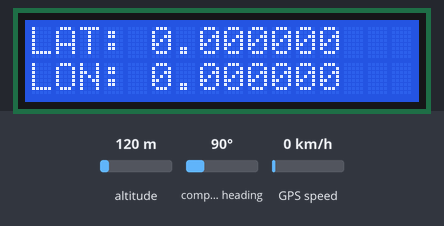
Simulated run of this sketch. Board: ESP32. Parts: 16×2 character LCD. The test bench sets the inputs (shaded band); at power-on: altitude 120 m, GPS speed 0 km/h, compass heading 90°. The GPS gets a fix after 3 s at 37.7749, -122.4194 with 8 satellites; what the sketch prints to the serial monitor is not drawn.

Above: at 3.2 s.
3.3 s: altitude set to 20 m
At 16.4 s:
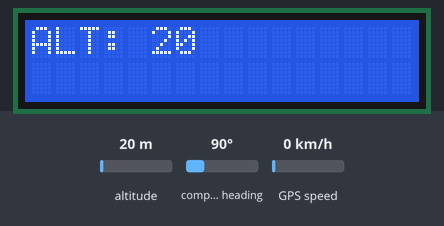
16.7 s: GPS speed set to 2 km/h
At 22.7 s:
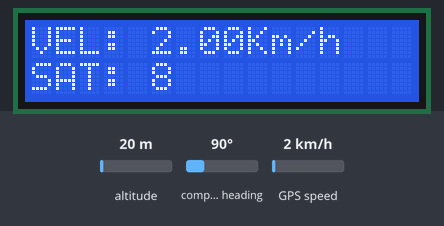
25.8 s: altitude set to 250 m
At 33.7 s:
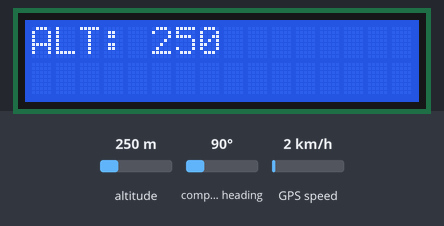
36.9 s: GPS speed set to 30 km/h
At 41.0 s:
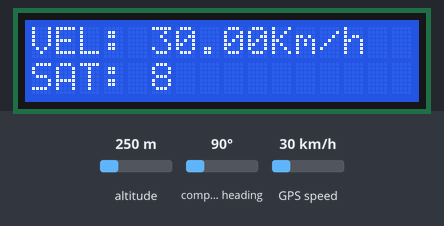
Timing chart, 0 to 42.5 s (numbered marks = the images above; inputs shaded):
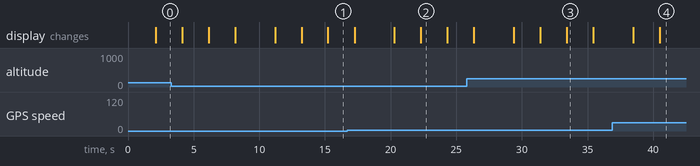

Measured:
- what the display in image 2 shows lasts 2.0 s, from 22.3 s to 24.3 s

The sketch:

gps.ino
```cpp
#include <Wire.h>
#include <LiquidCrystal_I2C.h>
#include <TinyGPS++.h>

#define RXD2 16
#define TXD2 17
HardwareSerial neogps(1);
char   datoCmd = 0;

#define NMEA 0
#define I2C_ADDR    0x27
LiquidCrystal_I2C lcd(I2C_ADDR, 2, 1, 0, 4, 5, 6, 7);

TinyGPSPlus gps;

//------------------------------------------------------------------------------------------------------------------------------------------

void setup()
{
  Serial.begin(115200);
  neogps.begin(9600, SERIAL_8N1, RXD2, TXD2);
  lcd.begin (16,2);                 // inicializar lcd
  lcd.setBacklightPin(3,POSITIVE);  // Backlight OFF
  lcd.setBacklight(HIGH);           // Backlight ON
  lcd.clear();
  lcd.print(" PICAIO VIDEOS");
  delay(2000);

}

//------------------------------------------------------------------------------------------------------------------------------------------

void loop()
{

visualizacion_lcd ();
if (NMEA)
 {
    while (neogps.available())
    {
     datoCmd  = (char)neogps.read();
     Serial.print (datoCmd );
    }
 }

else
 {
  boolean newData = false;
  for (unsigned long start = millis(); millis() - start < 1000;)
  {
    while (neogps.available())
    {
      if (gps.encode(neogps.read()))
      {
        newData = true;
      }
    }
  }

  if(newData == true)
  {
    newData = false;
    Serial.println(gps.satellites.value());
    Visualizacion_Serial();
  }
  else
  {

  }

 }
}

//------------------------------------------------------------------------------------------------------------------------------------------

void visualizacion_lcd (void)
{
 lcd.clear();
 lcd.print("LAT: ");
 lcd.print(gps.location.lat(),6);
 lcd.setCursor (0, 1);
 lcd.print("LON: ");
 lcd.print(gps.location.lng(),6);
 delay (2000);
 lcd.clear();
 lcd.print("VEL: ");
 lcd.print(gps.speed.kmph());
 lcd.print("Km/h");
 lcd.setCursor (0, 1);
 lcd.print("SAT: ");
 lcd.print(gps.satellites.value());
 delay (2000);
 lcd.clear();
 lcd.print("ALT: ");
 lcd.print(gps.altitude.meters(), 0);
 delay (2000);
 lcd.clear();
 lcd.print("HOR: ");
 lcd.print(gps.time.hour());
 lcd.print(":");
 lcd.print(gps.time.minute());
 lcd.print(":");
 lcd.print(gps.time.second());
 lcd.setCursor (0, 1);
 lcd.print("FEC: ");
 lcd.print(gps.date.day());
 lcd.print("/");
 lcd.print(gps.date.month());
 lcd.print("/");
 lcd.print(gps.date.year());
 delay (2000);
}

//------------------------------------------------------------------------------------------------------------------------------------------

void Visualizacion_Serial(void)
{

  if (gps.location.isValid() ==  1)
  {
    Serial.print("Lat: ");
    Serial.println(gps.location.lat(),6);
    Serial.print("Lng: ");
    Serial.println(gps.location.lng(),6);
    Serial.print("Speed: ");
    Serial.println(gps.speed.kmph());
    Serial.print("SAT:");
    Serial.println(gps.satellites.value());
    Serial.print("ALT:");
    Serial.println(gps.altitude.meters(), 0);

    Serial.print("Date: ");
    Serial.print(gps.date.day()); Serial.print("/");
    Serial.print(gps.date.month()); Serial.print("/");
    Serial.println(gps.date.year());

    Serial.print("Hour: ");
    Serial.print(gps.time.hour()); Serial.print(":");
    Serial.print(gps.time.minute()); Serial.print(":");
    Serial.println(gps.time.second());
    Serial.println("---------------------------");
  }
  else
  {
    Serial.println("Sin señal gps");
  }

}
```
